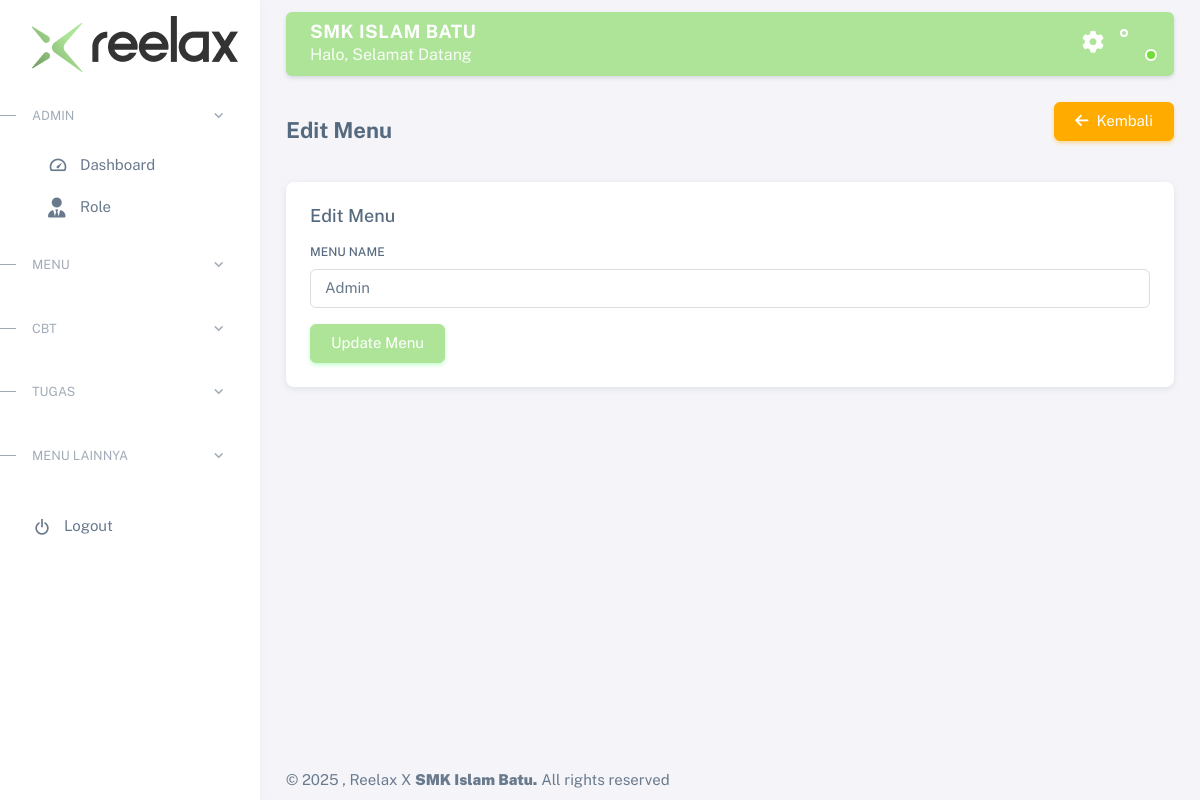
/menu/editMenu/1, run on the app's committed database.
### tables this page shows
CREATE TABLE `user_menu` (
  `id` int(11) NOT NULL,
  `menu` varchar(128) NOT NULL
);

CREATE TABLE `user_sub_menu` (
  `id` int(11) NOT NULL,
  `menu_id` int(11) NOT NULL,
  `title` varchar(128) NOT NULL,
  `url` varchar(128) NOT NULL,
  `icon` varchar(128) NOT NULL,
  `is_active` int(1) NOT NULL
);

### application/controllers/Menu.php (called while the page is built, shortened)
<?php
class Menu extends CI_Controller
{
    public function editMenu($id)
    {
        $this->form_validation->set_rules('menu', 'Menu', 'required|trim');
        if ($this->form_validation->run() == false) {
            $data['title'] = 'Edit Menu';
            $data['user'] = $this->db->get_where('user', ['id' => $this->session->userdata('user_id')])->row_array();
            $data['menu'] = $this->db->get_where('user_menu', ['id' => $id])->row_array();
            $this->load->view('templates/header', $data);
            $this->load->view('templates/sidebar', $data);
            $this->load->view('templates/navbar', $data);
            $this->load->view('menu/edit_menu');
            $this->load->view('templates/footer', $data);
        }
    }
}

### index.php (called while the page is built, shortened)
<?php
require_once BASEPATH.'core/CodeIgniter.php';

### application/models/Menu_model.php (called while the page is built, shortened)
<?php
class Menu_model extends CI_Model
{
    public function get_menu_with_submenu()
    {
        $menus = $this->db->get('user_menu')->result_array();
        $result = [];
        foreach ($menus as $menu) {
            $submenus = $this->db->get_where('user_sub_menu', [
                'menu_id' => $menu['id'],
                'is_active' => 1
            ])->result_array();
            if (!empty($submenus)) {
                $menu['submenus'] = $submenus;
                $result[] = $menu;
            }
        }
        return $result;
    }
}

### application/views/menu/edit_menu.php (the view, shortened to what this page needs)
<div class="content-wrapper">
    <div class="container-xxl flex-grow-1 container-p-y">
        <button type="button" class="float-end btn btn-warning">
            <span class="icon-base fa-solid fa-arrow-left icon-sm me-2"></span>Kembali
        </button>
        <h4 class="fw-bold py-3 mb-4"><?= $title ?></h4>
        <div class="row">
            <div class="col-md-12">
                <div class="card">
                    <div class="card-body">
                        <h5 class="card-title">Edit Menu</h5>
                        <form action="<?= base_url('menu/editMenu/' . $menu['id']) ?>" method="post">
                            <div class="mb-3">
                                <label for="menu" class="form-label">Menu Name</label>
                                <input type="text" class="form-control" id="menu" name="menu" value="<?= $menu['menu'] ?>" required>
                            </div>
                            <button type="submit" class="btn btn-primary">Update Menu</button>
                        </form>
                    </div>
                </div>
            </div>
        </div>
    </div>
</div>

### application/views/templates/sidebar.php (shortened to what this page needs)
<div class="layout-wrapper layout-content-navbar">
    <div class="layout-container">
        <aside id="layout-menu" class="layout-menu menu-vertical menu bg-menu-theme">
            <div class="app-brand demo">
                <a href="index.html" class="app-brand-link">
                    <span class="app-brand-logo demo">
                        <img src="<?= base_url('assets/img/logo/green-black.png') ?>" alt="Logo" class="h-auto">
                    </span>
                </a>
            </div>
            <?php
            $CI = &get_instance();
            $menus = $CI->menu->get_menu_with_submenu();
            ?>
            <ul class="menu-inner py-1">
                <?php
                $activeMenuIndex = null;
                if ($activeMenuIndex === null) {
                    foreach ($menus as $idx => $menu) {
                        if (!empty($menu['submenus'])) {
                            $activeMenuIndex = $idx;
                            break;
                        }
                    }
                }
                ?>
                <?php foreach ($menus as $idx => $menu): ?>
                    <li class="menu-header small text-uppercase" style="cursor:pointer;" data-menu-idx="<?= $idx ?>">
                        <span class="menu-header-text">
                            <?= $menu['menu'] ?>
                            <i class="bx bx-chevron-down float-end"></i>
                        </span>
                    </li>
                    <?php if (!empty($menu['submenus'])): ?>
                        <ul class="submenu-list" id="submenu-<?= $idx ?>" style="display:<?= $activeMenuIndex === $idx ? 'block' : 'none' ?>;">
                            <?php foreach ($menu['submenus'] as $submenu): ?>
                                <li class="menu-item<?php if (isset($title) && ($submenu['title'] === $title || $submenu['url'] === $title)) echo ' active'; ?>">
                                    <a href="<?= base_url($submenu['url']) ?>" class="menu-link">
                                        <?php if (!empty($submenu['icon'])): ?>
                                            <i class="menu-icon tf-icons <?= $submenu['icon'] ?>"></i>
                                        <?php endif; ?>
                                        <div data-i18n="<?= $submenu['title'] ?>">
                                            <?= $submenu['title'] ?>
                                        </div>
                                    </a>
                                </li>
                            <?php endforeach; ?>
                        </ul>
                    <?php endif; ?>
                <?php endforeach; ?>
                <li class="menu-divider"></li>
                <li class="menu-item">
                    <a href="#" class="menu-link" data-bs-toggle="modal" data-bs-target="#logoutModal">
                        <i class="menu-icon tf-icons bx bx-power-off"></i>
                        <div data-i18n="About">Logout</div>
                    </a>
                </li>
            </ul>
        </aside>

### assets/css/demo.css (style rules this page uses)
.menu .app-brand.demo { height: 64px; margin-top: 12px; }

### data on the page
user_menu: menu "ADMIN", menu "Admin"
user_sub_menu: title "Dashboard"
user_sub_menu: title "Role"
user_menu: menu "MENU"
user_menu: menu "CBT"
user_menu: menu "MENU LAINNYA"

### other printed values
$menu['menu'] "TUGAS"
$title "Edit Menu"
